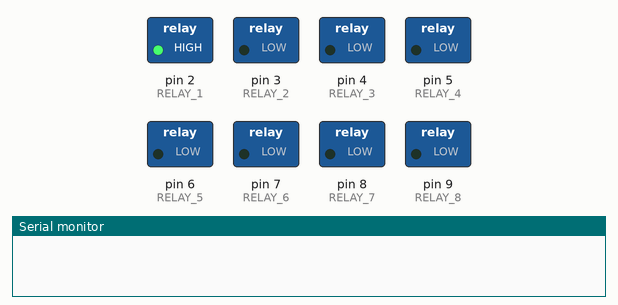
Simulated run of this sketch. Board: Arduino Uno, built with avr-gcc and run on an emulated ATmega328P. Parts: switched loads named in the sketch (green lamp = pin HIGH), the last lines printed to the serial monitor.

Above: at 0.5 s.
At 4.5 s:
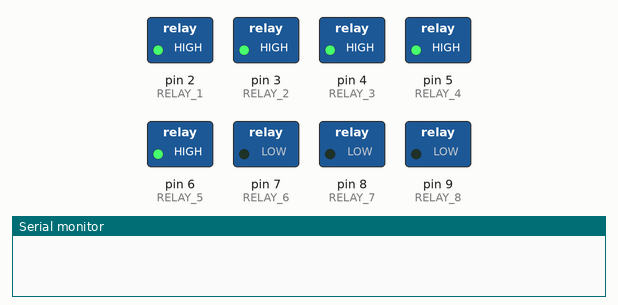
At 8.5 s:
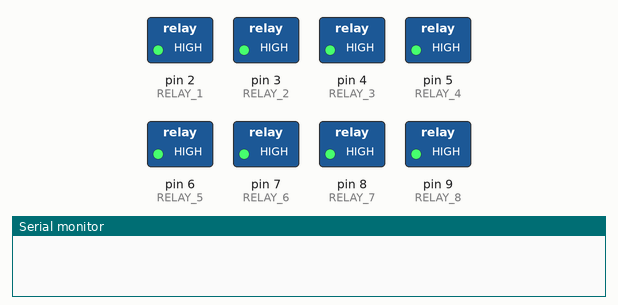
At 13.5 s:
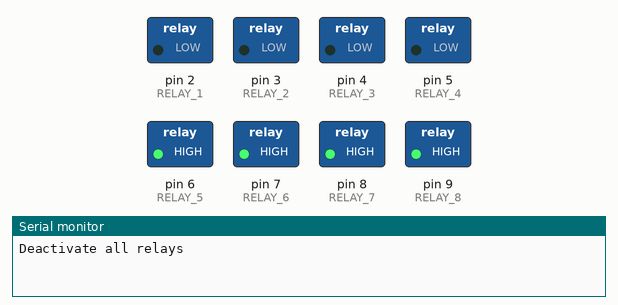
At 19.5 s:
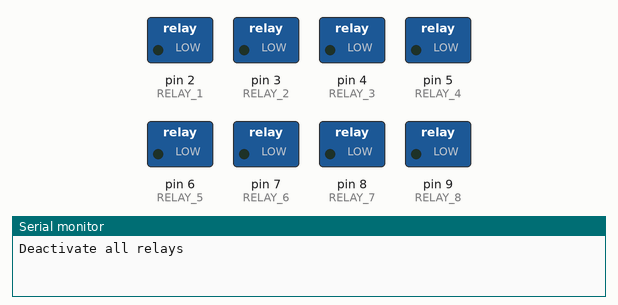
At 27.5 s:
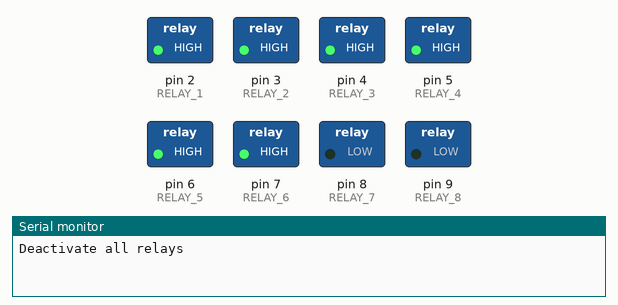
Timing chart, 0 to 28.6 s (numbered marks = the images above):
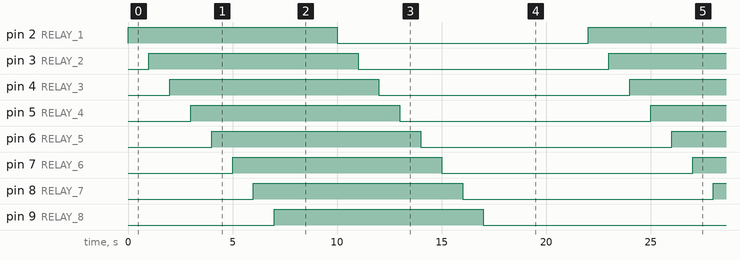

The sketch:

a_little_game_with_relays.ino
```cpp
#define RELAY_1  2
#define RELAY_2  3
#define RELAY_3  4
#define RELAY_4  5
#define RELAY_5  6
#define RELAY_6  7
#define RELAY_7  8
#define RELAY_8  9
void setup()
{
  Serial.begin(9600);
  pinMode(RELAY_1, OUTPUT);
  pinMode(RELAY_2, OUTPUT);
  pinMode(RELAY_3, OUTPUT);
  pinMode(RELAY_4, OUTPUT);
  pinMode(RELAY_5, OUTPUT);
  pinMode(RELAY_6, OUTPUT);
  pinMode(RELAY_7, OUTPUT);
  pinMode(RELAY_8, OUTPUT);
}

void loop()
{
  digitalWrite(RELAY_1, HIGH);
  delay(1000);
  digitalWrite(RELAY_2, HIGH);
  delay(1000);
  digitalWrite(RELAY_3, HIGH);
  delay(1000);
  digitalWrite(RELAY_4, HIGH);
  delay(1000);
  digitalWrite(RELAY_5, HIGH);
  delay(1000);
  digitalWrite(RELAY_6, HIGH);
  delay(1000);
  digitalWrite(RELAY_7, HIGH);
  delay(1000);
  digitalWrite(RELAY_8, HIGH);
  delay(3000);


  Serial.println("Deactivate all relays");
  digitalWrite(RELAY_1, LOW);
  delay(1000);
  digitalWrite(RELAY_2, LOW);
  delay(1000);
  digitalWrite(RELAY_3, LOW);
  delay(1000);
  digitalWrite(RELAY_4, LOW);
  delay(1000);
  digitalWrite(RELAY_5, LOW);
  delay(1000);
  digitalWrite(RELAY_6, LOW);
  delay(1000);
  digitalWrite(RELAY_7, LOW);
  delay(1000);
  digitalWrite(RELAY_8, LOW);
  delay(5000);
}
```

Measured:
- by itself, pin 2 (RELAY_1), pin 3 (RELAY_2), pin 4 (RELAY_3), pin 5 (RELAY_4), pin 6 (RELAY_5), pin 7 (RELAY_6), pin 8 (RELAY_7), pin 9 (RELAY_8): alternates HIGH for 10.0 s and LOW for 12.0 s
